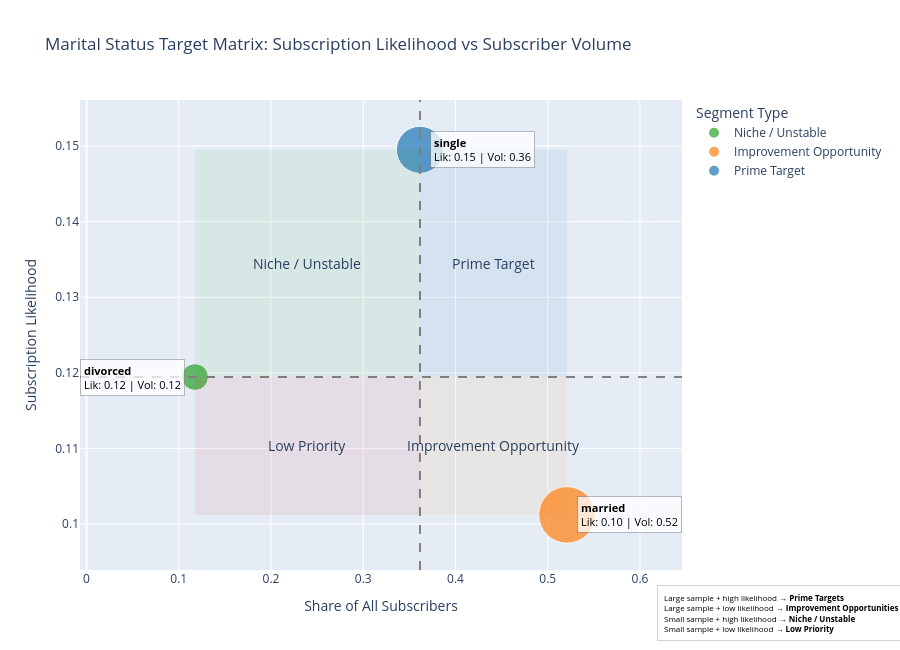

The notebook cell this image was saved under:
### Markdown cell above
> Martial status does influence subscription behavior:
>    - Singles are more responsive
>    - but married customers drive the majority of total subscriptions because they are the largest group

### Code cell
import pandas as pd 
import plotly.express as px 
# --- Prepare data ---
df['y_binary'] = df['y'].apply(lambda x: 1 if x=='yes' else 0)
# Likelihood table
likelihood = df.groupby('marital')['y_binary'].mean().reset_index()
likelihood.rename(columns={'y_binary': 'likelihood'}, inplace=True)

# Volume table (share of all subscribers)
subscriber_counts = df[df['y'] == 'yes'].groupby('marital').size().reset_index(name='subscriber_count')
total_subscribers = subscriber_counts['subscriber_count'].sum()
subscriber_counts['volume_share'] = subscriber_counts['subscriber_count'] / total_subscribers

# Merge likelihood + volume
merged = pd.merge(likelihood, subscriber_counts, on='marital', how='left')
merged['volume_share'] = merged['volume_share'].fillna(0)

# --- Compute thresholds ---
likelihood_threshold = merged['likelihood'].median()
volume_threshold = merged['volume_share'].median()

# --- Assign quadrant labels ---
def classify_quadrant(row):
    if row['volume_share'] >= volume_threshold and row['likelihood'] >= likelihood_threshold:
        return "Prime Target"
    elif row['volume_share'] >= volume_threshold and row['likelihood'] < likelihood_threshold:
        return "Improvement Opportunity"
    elif row['volume_share'] < volume_threshold and row['likelihood'] >= likelihood_threshold:
        return "Niche / Unstable"
    else:
        return "Low Priority"

merged['quadrant'] = merged.apply(classify_quadrant, axis=1)

# --- Base scatter ---
fig = px.scatter(
    merged,
    x='volume_share',
    y='likelihood',
    color='quadrant',
    size='volume_share',
    hover_data={},  # disable hover
    title="Marital Status Target Matrix: Subscription Likelihood vs Subscriber Volume",
    labels={'volume_share': 'Share of All Subscribers', 'likelihood': 'Subscription Likelihood'},
    size_max=40,
    color_discrete_map={
        "Prime Target": "#1f77b4",
        "Improvement Opportunity": "#ff7f0e",
        "Niche / Unstable": "#2ca02c",
        "Low Priority": "#d62728"
    }
)

# Add quadrant reference lines
fig.add_hline(y=likelihood_threshold, line_dash="dash", line_color="gray")
fig.add_vline(x=volume_threshold, line_dash="dash", line_color="gray")

fig.update_layout(width=900, height=650, legend_title_text="Segment Type")

# --- Quadrant shading ---
x_min, x_max = merged['volume_share'].min(), merged['volume_share'].max()
y_min, y_max = merged['likelihood'].min(), merged['likelihood'].max()

fig.add_shape(type="rect", x0=x_min, x1=volume_threshold, y0=y_min, y1=likelihood_threshold,
              fillcolor="rgba(214, 39, 40, 0.08)", line_width=0)
fig.add_shape(type="rect", x0=volume_threshold, x1=x_max, y0=y_min, y1=likelihood_threshold,
              fillcolor="rgba(255, 127, 14, 0.08)", line_width=0)
fig.add_shape(type="rect", x0=x_min, x1=volume_threshold, y0=likelihood_threshold, y1=y_max,
              fillcolor="rgba(44, 160, 44, 0.08)", line_width=0)
fig.add_shape(type="rect", x0=volume_threshold, x1=x_max, y0=likelihood_threshold, y1=y_max,
              fillcolor="rgba(31, 119, 180, 0.08)", line_width=0)

# --- Quadrant labels ---
x_left  = (x_min + volume_threshold) / 2
x_right = (volume_threshold + x_max) / 2
y_bottom = (y_min + likelihood_threshold) / 2
y_top    = (likelihood_threshold + y_max) / 2

fig.add_annotation(x=x_right, y=y_top, text="Prime Target", showarrow=False, font=dict(size=14))
fig.add_annotation(x=x_right, y=y_bottom, text="Improvement Opportunity", showarrow=False, font=dict(size=14))
fig.add_annotation(x=x_left, y=y_top, text="Niche / Unstable", showarrow=False, font=dict(size=14))
fig.add_annotation(x=x_left, y=y_bottom, text="Low Priority", showarrow=False, font=dict(size=14))

# --- Improved bubble labels ---
for _, row in merged.iterrows():

    label_text = (
        f"<b>{row['marital']}</b><br>"
        f"Lik: {row['likelihood']:.2f} | Vol: {row['volume_share']:.2f}"
    )

    # Smart label placement
    if row['volume_share'] < volume_threshold:
        xanchor = "right"
        xshift = -10
    else:
        xanchor = "left"
        xshift = 10

    fig.add_annotation(
        x=row['volume_share'],
        y=row['likelihood'],
        text=label_text,
        showarrow=False,
        font=dict(size=11, color="black"),
        align="left",
        xanchor=xanchor,
        yanchor="middle",
        xshift=xshift,
        bgcolor="rgba(255,255,255,0.75)",
        bordercolor="rgba(0,0,0,0.25)",
        borderwidth=1,
        borderpad=3
    )
    # Add information box explaining quadrants
    fig.add_annotation(
        x=1.37, y=-0.15, xref="paper", yref="paper",
        text=(
        "Large sample + high likelihood → <b>Prime Targets</b><br>"
        "Large sample + low likelihood → <b>Improvement Opportunities</b><br>"
        "Small sample + high likelihood → <b>Niche / Unstable</b><br>"
        "Small sample + low likelihood → <b>Low Priority</b>"
        ),
        showarrow=False,
        align="left",
        font=dict(size=8, color="black"),
        bordercolor="lightgrey",
        borderwidth=1,
        borderpad=6,
        bgcolor="white",
        opacity=0.9)

fig.show()

# Export PNG (requires Kaleido installed)
# fig.write_image("marital_target_matrix.png")

### Figure 1 — Plotly figure (JSON) as saved in the notebook; plotly's stock layout.template omitted (floating-point values rounded to 4 significant figures)
{"data": [{"hovertemplate": "quadrant=Niche / Unstable<br>Share of All Subscribers=%{marker.size}<br>Subscription Likelihood=%{y}<extra></extra>", "legendgroup": "Niche / Unstable", "marker": {"color": "#2ca02c", "size": [0.1176], "sizemode": "area", "sizeref": 0.0003256, "symbol": "circle"}, "mode": "markers", "name": "Niche / Unstable", "orientation": "v", "showlegend": true, "type": "scatter", "x": [0.1176], "xaxis": "x", "y": [0.1195], "yaxis": "y"}, {"hovertemplate": "quadrant=Improvement Opportunity<br>Share of All Subscribers=%{marker.size}<br>Subscription Likelihood=%{y}<extra></extra>", "legendgroup": "Improvement Opportunity", "marker": {"color": "#ff7f0e", "size": [0.5209], "sizemode": "area", "sizeref": 0.0003256, "symbol": "circle"}, "mode": "markers", "name": "Improvement Opportunity", "orientation": "v", "showlegend": true, "type": "scatter", "x": [0.5209], "xaxis": "x", "y": [0.1012], "yaxis": "y"}, {"hovertemplate": "quadrant=Prime Target<br>Share of All Subscribers=%{marker.size}<br>Subscription Likelihood=%{y}<extra></extra>", "legendgroup": "Prime Target", "marker": {"color": "#1f77b4", "size": [0.3615], "sizemode": "area", "sizeref": 0.0003256, "symbol": "circle"}, "mode": "markers", "name": "Prime Target", "orientation": "v", "showlegend": true, "type": "scatter", "x": [0.3615], "xaxis": "x", "y": [0.1495], "yaxis": "y"}], "layout": {"annotations": [{"font": {"size": 14}, "showarrow": false, "text": "Prime Target", "x": 0.4412, "y": 0.1345}, {"font": {"size": 14}, "showarrow": false, "text": "Improvement Opportunity", "x": 0.4412, "y": 0.1103}, {"font": {"size": 14}, "showarrow": false, "text": "Niche / Unstable", "x": 0.2396, "y": 0.1345}, {"font": {"size": 14}, "showarrow": false, "text": "Low Priority", "x": 0.2396, "y": 0.1103}, {"align": "left", "bgcolor": "rgba(255,255,255,0.75)", "bordercolor": "rgba(0,0,0,0.25)", "borderpad": 3, "borderwidth": 1, "font": {"color": "black", "size": 11}, "showarrow": false, "text": "<b>divorced</b><br>Lik: 0.12 | Vol: 0.12", "x": 0.1176, "xanchor": "right", "xshift": -10, "y": 0.1195, "yanchor": "middle"}, {"align": "left", "bgcolor": "white", "bordercolor": "lightgrey", "borderpad": 6, "borderwidth": 1, "font": {"color": "black", "size": 8}, "opacity": 0.9, "showarrow": false, "text": "Large sample + high likelihood → <b>Prime Targets</b><br>Large sample + low likelihood → <b>Improvement Opportunities</b><br>Small sample + high likelihood → <b>Niche / Unstable</b><br>Small sample + low likelihood → <b>Low Priority</b>", "x": 1.37, "xref": "paper", "y": -0.15, "yref": "paper"}, {"align": "left", "bgcolor": "rgba(255,255,255,0.75)", "bordercolor": "rgba(0,0,0,0.25)", "borderpad": 3, "borderwidth": 1, "font": {"color": "black", "size": 11}, "showarrow": false, "text": "<b>married</b><br>Lik: 0.10 | Vol: 0.52", "x": 0.5209, "xanchor": "left", "xshift": 10, "y": 0.1012, "yanchor": "middle"}, {"align": "left", "bgcolor": "white", "bordercolor": "lightgrey", "borderpad": 6, "borderwidth": 1, "font": {"color": "black", "size": 8}, "opacity": 0.9, "showarrow": false, "text": "Large sample + high likelihood → <b>Prime Targets</b><br>Large sample + low likelihood → <b>Improvement Opportunities</b><br>Small sample + high likelihood → <b>Niche / Unstable</b><br>Small sample + low likelihood → <b>Low Priority</b>", "x": 1.37, "xref": "paper", "y": -0.15, "yref": "paper"}, {"align": "left", "bgcolor": "rgba(255,255,255,0.75)", "bordercolor": "rgba(0,0,0,0.25)", "borderpad": 3, "borderwidth": 1, "font": {"color": "black", "size": 11}, "showarrow": false, "text": "<b>single</b><br>Lik: 0.15 | Vol: 0.36", "x": 0.3615, "xanchor": "left", "xshift": 10, "y": 0.1495, "yanchor": "middle"}, {"align": "left", "bgcolor": "white", "bordercolor": "lightgrey", "borderpad": 6, "borderwidth": 1, "font": {"color": "black", "size": 8}, "opacity": 0.9, "showarrow": false, "text": "Large sample + high likelihood → <b>Prime Targets</b><br>Large sample + low likelihood → <b>Improvement Opportunities</b><br>Small sample + high likelihood → <b>Niche / Unstable</b><br>Small sample + low likelihood → <b>Low Priority</b>", "x": 1.37, "xref": "paper", "y": -0.15, "yref": "paper"}], "height": 650, "legend": {"itemsizing": "constant", "title": {"text": "Segment Type"}, "tracegroupgap": 0}, "shapes": [{"line": {"color": "gray", "dash": "dash"}, "type": "line", "x0": 0, "x1": 1, "xref": "x domain", "y0": 0.1195, "y1": 0.1195, "yref": "y"}, {"line": {"color": "gray", "dash": "dash"}, "type": "line", "x0": 0.3615, "x1": 0.3615, "xref": "x", "y0": 0, "y1": 1, "yref": "y domain"}, {"fillcolor": "rgba(214, 39, 40, 0.08)", "line": {"width": 0}, "type": "rect", "x0": 0.1176, "x1": 0.3615, "y0": 0.1012, "y1": 0.1195}, {"fillcolor": "rgba(255, 127, 14, 0.08)", "line": {"width": 0}, "type": "rect", "x0": 0.3615, "x1": 0.5209, "y0": 0.1012, "y1": 0.1195}, {"fillcolor": "rgba(44, 160, 44, 0.08)", "line": {"width": 0}, "type": "rect", "x0": 0.1176, "x1": 0.3615, "y0": 0.1195, "y1": 0.1495}, {"fillcolor": "rgba(31, 119, 180, 0.08)", "line": {"width": 0}, "type": "rect", "x0": 0.3615, "x1": 0.5209, "y0": 0.1195, "y1": 0.1495}], "title": {"text": "Marital Status Target Matrix: Subscription Likelihood vs Subscriber Volume"}, "width": 900, "xaxis": {"anchor": "y", "domain": [0, 1], "title": {"text": "Share of All Subscribers"}}, "yaxis": {"anchor": "x", "domain": [0, 1], "title": {"text": "Subscription Likelihood"}}}}
